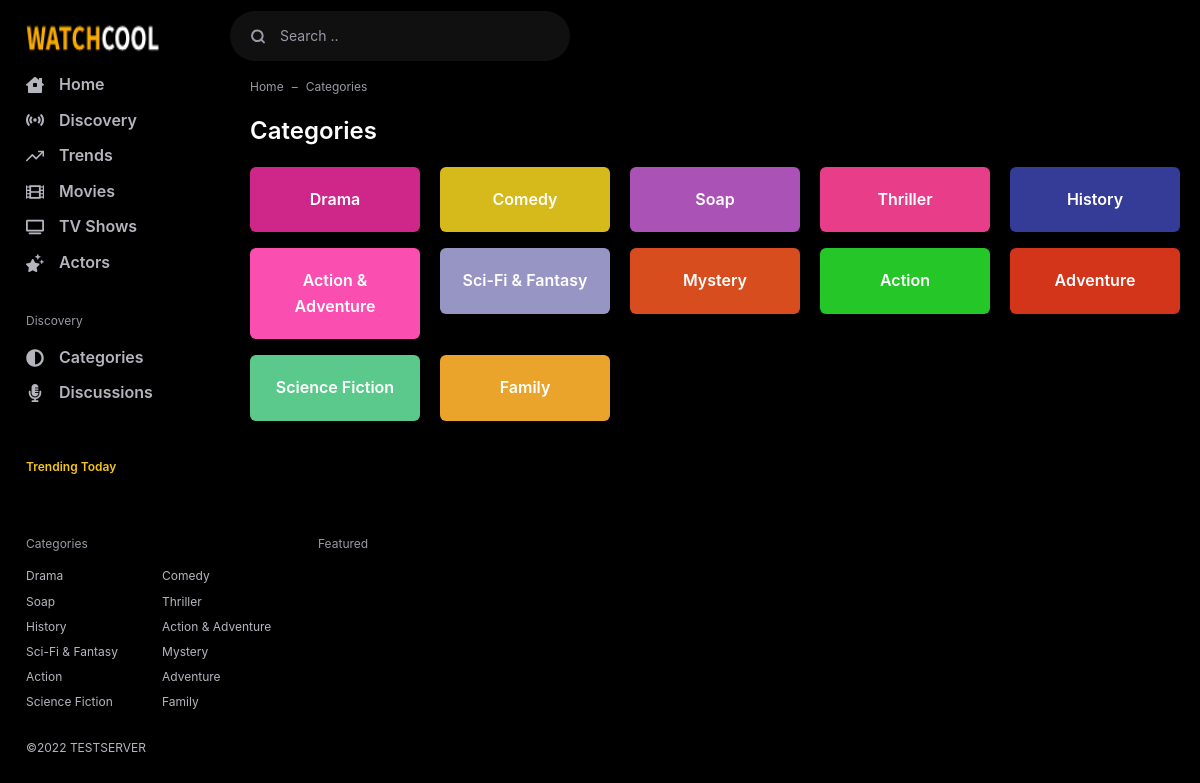
/web16/category/, run on an earlier commit of the app's database.
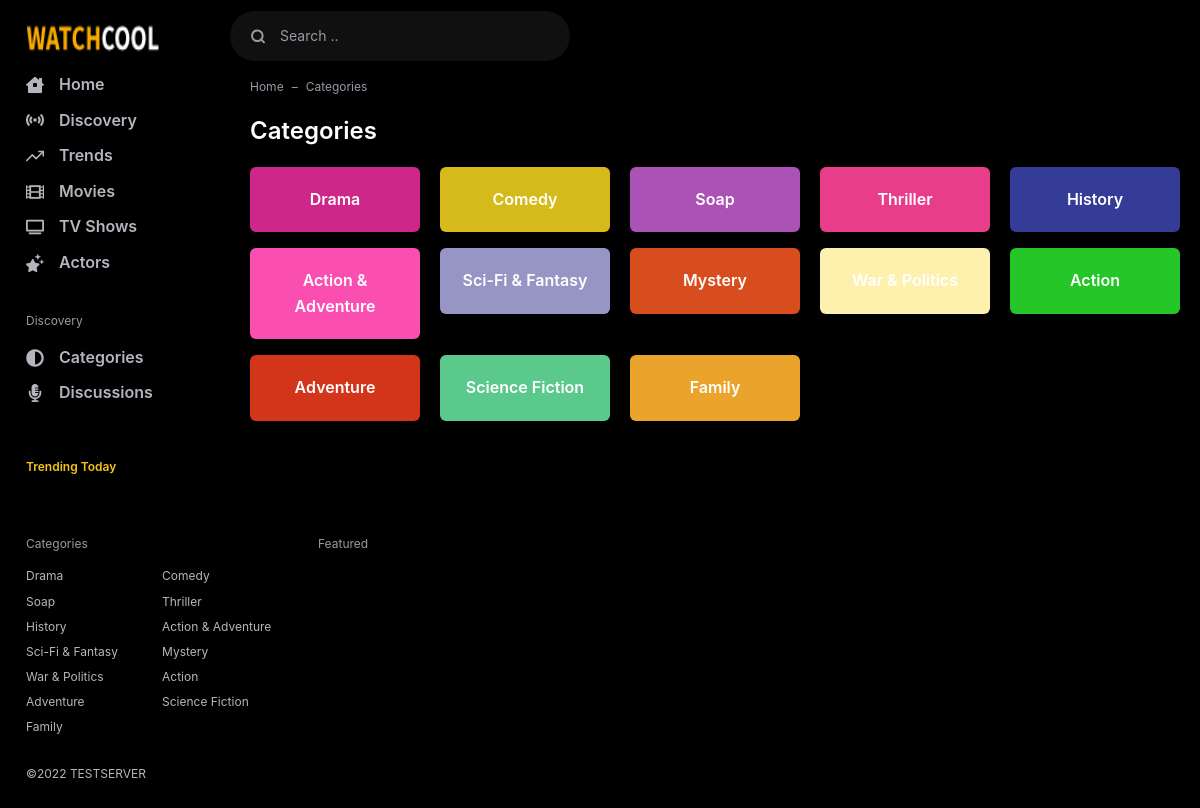
And on a later commit of the database.
### webapp/models/common.py (models this page shows, shortened)
class Genre(models.Model):
    movie = models.ManyToManyField(Movie,related_name="genre",related_query_name="has_genre")
    tv = models.ManyToManyField(TV,related_name="genre",related_query_name="has_genre")
    name = models.CharField(max_length=20,unique=True)
    color = models.CharField(max_length=9,null=True,blank=True,default=generateRandomColor,editable=True)

### webapp/views.py (the view)
# urls.py: path("category/",cache_page(CACHE_TIME)(views.CategoryView.as_view()),name="category"),
class CategoryView(ListView):
    template_name = "webapp/category.html"
    context_object_name = "categories"
    def get_queryset(self):
        return sorted(Genre.objects.all(),key=lambda genre:genre.movie.count()+genre.tv.count(),reverse=True)
    def get_context_data(self, **kwargs):
        context = super().get_context_data(**kwargs)
        title = f"List all Categories | {self.request.get_host()}"
        context["title"] = title
        context["description"] = title
        return context

### webapp/context_processors.py (called while the page is built)
def tvsViewin(days,get):
    return ViewLog.objects.filter(movie=None,
        viewed_on__date__gte=(datetime.date.today()-datetime.timedelta(days=days))).values(
        "tv",
        slug = F("tv__slug"),
        title=F("tv__title"),
        themoviedb_id = F("tv__themoviedb_id"),
        original_title = F("tv__original_title"),
        imdb_id = F("tv__imdb_id"),
        trailer = F("tv__trailer"),
        published = F("tv__published"),
        runtime = F("tv__runtime"),
        added_on = F("tv__added_on"),
        updated_on = F("tv__updated_on"),
        media_type = F("tv__media_type"),
        poster_path=F("tv__poster_path"),
        overview=F("tv__overview"),
        vote_average=F("tv__vote_average"),
        backdrop_path=F("tv__backdrop_path"),
        release_date=F("tv__release_date"),
        ).annotate(views=Count("tv")).order_by()[:get]

def config(request=None):
    data = cache.get_many(KEYS)
    if not data:
        data = cache_context()
        cache.set_many(data,settings.CACHE_TIME)
    return data

### webapp/templates/webapp/category.html
{% extends 'webapp/_base.html' %}
{% load classname %}
{% block content %}
<div class="flex-fill">
    <nav aria-label="breadcrumb">
        <ol class="breadcrumb">
            <li class="breadcrumb-item"><a href="{% url 'app_webapp:home' %}">Home</a></li>
            <li class="breadcrumb-item active" aria-current="page">Categories</li>
        </ol>
    </nav>
    <div class="d-flex">
        <div class="app-content">
            <div class="app-section">
                <div class="mb-3">
                    <div class="text-24 text-white font-weight-bold">Categories</div>
                </div>
                <div class="row row-cols-md-5 row-cols-2">
                    {% for category in categories %}
                    <div class="col">
                        <a href="{% url 'app_webapp:category' category.name %}"
                            class="list-category-box" style="background-color: {{category.color}}"
                            title="{{category.name}}">
                            {{category.name}}
                        </a>
                    </div>
                    {% endfor %}
                </div>
            </div>
        </div>
    </div>
</div>
{% endblock content %}

### webapp/templates/webapp/_base.html (shortened to what this page needs)
<!DOCTYPE html> {% load static %}
<html lang="en">
<head>
    <link as="style" media="all" rel="stylesheet preload prefetch" href="{% static 'webapp/css/app.css' %}"
        type="text/css" />
</head>
<body>
    <div class="container">
        <div class="app">
            <div class="app-header">
                <div class="navbar navbar-expand-lg">
                    <div class="app-navbar">
                        <a href="{% url 'app_webapp:home' %}" class="navbar-brand">
                            <img src="{{logo.url}}" alt="{{title}}" width="134" height="40">
                        </a>
                    </div>
                    <form class="header-search input-group d-md-block d-none" method="post"
                        action="{% url 'app_webapp:search' %}" id="navbarToggler">
                        <div class="typeahead__container app-search">
                            <div class="typeahead__field">
                                <div class="typeahead__query">
                                    <label for="search-input" class="btn px-0 mb-0" aria-label="Search">
                                        <svg class="icon">
                                            <use
                                                xlink:href="{% static 'webapp/public/assets/img/sprite.svg' %}#search" />
                                        </svg>
                                    </label>
                                    <input class="video-search form-control" name="q" type="text" id="search-input"
                                        placeholder="Search .." autocomplete="off">
                                </div>
                            </div>
                        </div>
                    </form>
                </div>
            </div>
            <div class="app-wrapper">
                <div class="app-aside nav-aside" id="aside">
                    <ul class="nav">
                        <li class="{% if currentPage == 'home' %}active{% endif %}">
                            <a href="{% url 'app_webapp:home' %}">
                                <svg class="nav-icon">
                                    <use xlink:href="{% static 'webapp/public/assets/img/sprite.svg' %}#house" />
                                </svg> Home
                            </a>
                        </li>
                        <li class="{% if currentPage == 'discovery' %}active{% endif %}">
                            <a href="{% url 'app_webapp:discovery' %}">
                                <svg class="nav-icon">
                                    <use xlink:href="{% static 'webapp/public/assets/img/sprite.svg' %}#discovery" />
                                </svg> Discovery
                            </a>
                        </li>
                        <li class="{% if currentPage == 'trends' %}active{% endif %}">
                            <a href="{% url 'app_webapp:trends' %}">
                                <svg class="nav-icon">
                                    <use xlink:href="{% static 'webapp/public/assets/img/sprite.svg' %}#trend" />
                                </svg> Trends
                            </a>
                        </li>
                        <li class="{% if currentPage == 'movies' %}active{% endif %}">
                            <a href="{% url 'app_webapp:movie_list' %}">
                                <svg class="nav-icon">
                                    <use xlink:href="{% static 'webapp/public/assets/img/sprite.svg' %}#film" />
                                </svg> Movies
                            </a>
                        </li>
                        <li class="{% if currentPage == 'tvs' %}active{% endif %}">
                            <a href="{% url 'app_webapp:tv_list' %}">
                                <svg class="nav-icon">
                                    <use xlink:href="{% static 'webapp/public/assets/img/sprite.svg' %}#tv" />
                                </svg> TV Shows
                            </a>
                        </li>
                        <li class="{% if currentPage == 'actors' %}active{% endif %}">
                            <a href="{% url 'app_webapp:actor_list' %}">
                                <svg class="nav-icon">
                                    <use xlink:href="{% static 'webapp/public/assets/img/sprite.svg' %}#actors" />
                                </svg> Actors
                            </a>
                        </li>
                        <li class="nav-header">
                            Discovery
                        </li>
                        <li>
                            <a href="{% url 'app_webapp:category' %}">
                                <svg class="nav-icon">
                                    <use xlink:href="{% static 'webapp/public/assets/img/sprite.svg' %}#categories" />
                                </svg> Categories
                            </a>
                        </li>
                        <li>
                            <a href="{% url 'app_webapp:discussions' %}">
                                <svg class="nav-icon">
                                    <use xlink:href="{% static 'webapp/public/assets/img/sprite.svg' %}#discussion" />
                                </svg> Discussions
                            </a>
                        </li>
                    </ul>
                    <ul class="nav-trend d-none d-lg-block">
                        <li class="nav-header">Trending Today</li>
                    </ul>
                </div>
                <div class="app-container flex-fill">
                    <div class="container">
                        {% block content %} {% endblock content %}
                    </div>
                </div>
            </div>
            <div class="app-footer">
                <div class="row">
                    <div class="col-md-3">
                        <div class="footer-nav">
                            <div class="nav-head">
                                Categories
                            </div>
                            <div class="nav-col-2">
                                {% for genre in genres %}
                                <a href="{% url 'app_webapp:category' genre.name %}"
                                    title="{{genre.name}}">{{genre.name}}</a>
                                {% endfor %}
                            </div>
                        </div>
                    </div>
                    <div class="col-md-6">
                        <div class="footer-nav">
                            <div class="nav-head">
                                Featured
                            </div>
                        </div>
                    </div>
                    <div class="col-md-12">
                    </div>
                    <div class="col-md-12 text-12">
                        <div class="row">
                            <div class="col-md-8">
                                <div class="my-2">©{% now 'Y' %} {{request.get_host|upper}} </div>
                            </div>
                        </div>
                    </div>
                </div>
            </div>
        </div>
    </div>
</body>
</html>

What changed in the data, as far as the page shows it:
added Genre: name "War & Politics"
